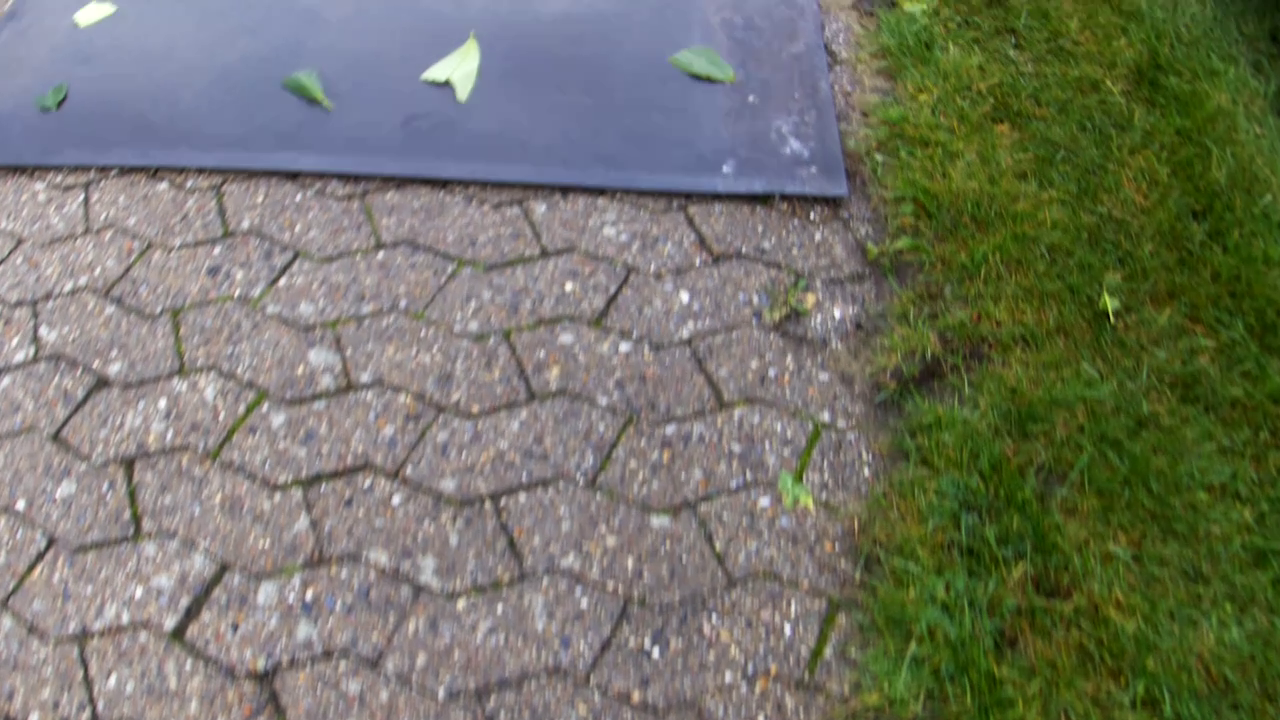
#> input picture Frames/Frame363.png, 1280 x 720 px; its folder holds only this picture in this run
$ python UseMe.py
#> lines starting #> are read from the running program, lines starting #| are printed output that depends on the picture
import cv2
import numpy as np
import os

Rot = (np.load('BirdView\\BirdRot.npz'))
#> (reads BirdView/BirdRot.npz from the repository)
M = Rot['BirdRot']

Cali = np.load('CamCali\\HQCam.npz')  # Change this dependent on camera
#> (reads CamCali/HQCam.npz from the repository)
CM = Cali['CamMatrix']
NCM = Cali['NewCamMatrix']
DIST = Cali['Distortion']

t_frames = len(os.listdir('./Frames'))
i = 0

while i < t_frames:
    picture = os.listdir('./Frames')[i]
    curr_img = cv2.imread(('Frames/' + str(picture)))
#> curr_img is the input picture: shape (720, 1280, 3); mean B, G, R 102.2, 116.7, 114.4
    dst = cv2.undistort(curr_img, CM, DIST, None, NCM)
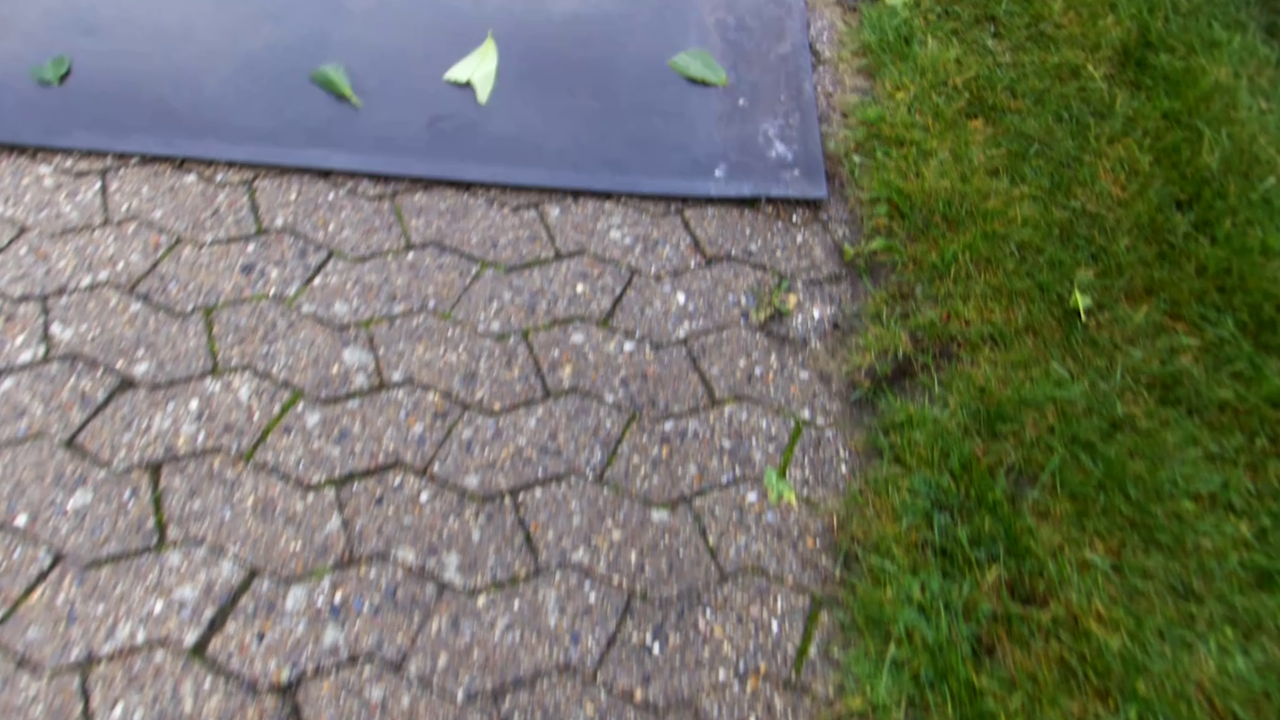
#> dst: shape (720, 1280, 3); mean B, G, R 100.4, 116.1, 113.5
    out = cv2.warpPerspective(dst, M, (curr_img.shape[1], curr_img.shape[0]))
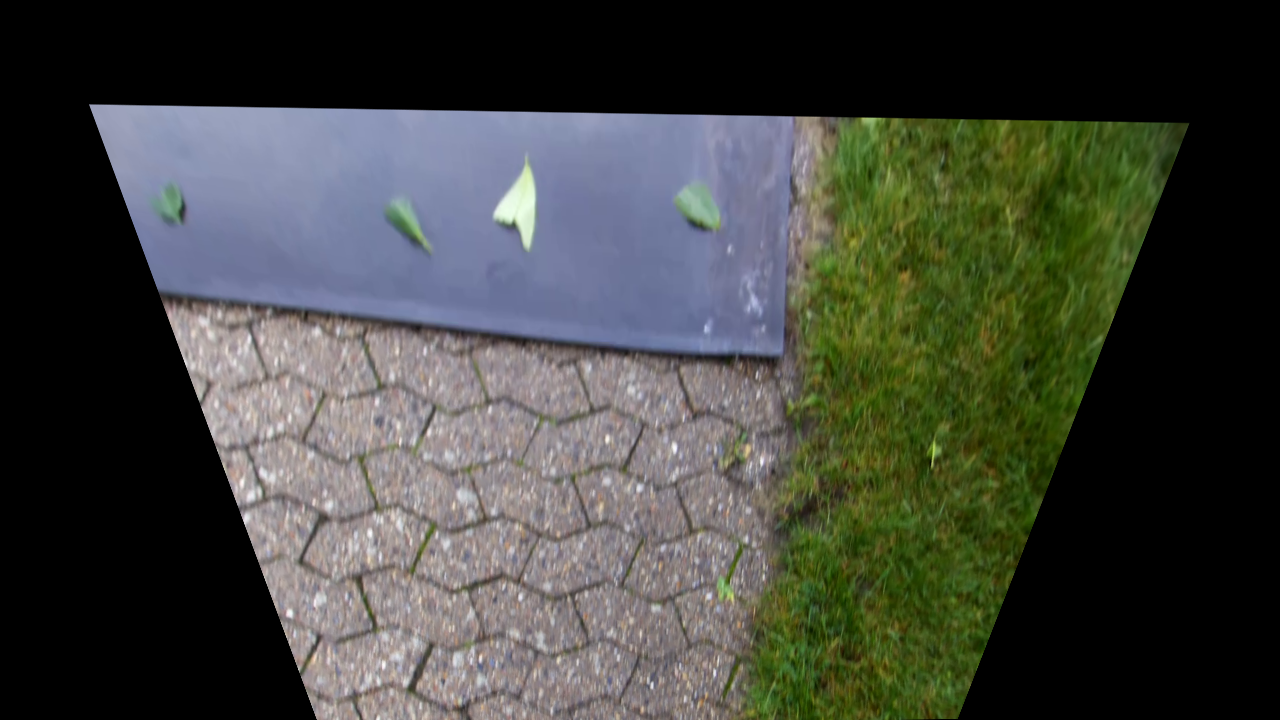
#> out: shape (720, 1280, 3); mean B, G, R 60.9, 67.4, 64.8

    cv2.imshow('Bird', out)
    cv2.waitKey(1)
    i += 1
